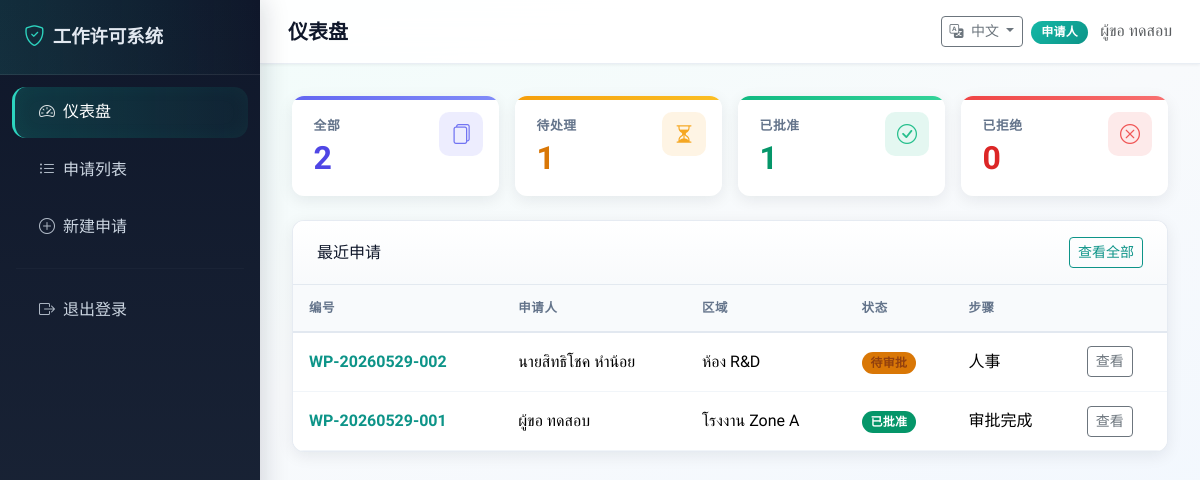
The app's page /dashboard (signed in) with its own data.
### models.py (models this page shows, shortened)
class User(UserMixin, db.Model):
    __tablename__ = "users"
    id = db.Column(db.Integer, primary_key=True)
    username = db.Column(db.String(50), unique=True, nullable=False)
    password_hash = db.Column(db.String(200), nullable=False)
    full_name = db.Column(db.String(100), nullable=False)
    role = db.Column(db.String(30), nullable=False)
    department = db.Column(db.String(100))
    locale = db.Column(db.String(5), default="th")
    @property
    def role_label(self):
        from i18n import t_role
        return t_role(self.role)

class Request(db.Model):
    __tablename__ = "requests"
    id = db.Column(db.Integer, primary_key=True)
    request_no = db.Column(db.String(30), unique=True, nullable=False)
    requester_name = db.Column(db.String(100), nullable=False)
    department = db.Column(db.String(100), nullable=False)
    company_name = db.Column(db.String(150))
    contact_phone = db.Column(db.String(30))
    permit_type = db.Column(db.String(50), nullable=False)
    description = db.Column(db.Text, nullable=False)
    work_area = db.Column(db.String(50), nullable=False)
    work_area_detail = db.Column(db.String(200))
    start_date = db.Column(db.Date, nullable=False)
    end_date = db.Column(db.Date, nullable=False)
    status = db.Column(db.String(20), default="pending")
    current_step = db.Column(db.String(30), default="specialist")
    created_by_id = db.Column(db.Integer, db.ForeignKey("users.id"))
    created_at = db.Column(db.DateTime, default=datetime.utcnow)
    created_by = db.relationship("User", backref="requests")
    approvals = db.relationship(
        "Approval", backref="request", lazy=True, order_by="Approval.approved_at"
    )
    images = db.relationship(
        "RequestImage", backref="request", lazy=True, order_by="RequestImage.uploaded_at"
    )
    security_logs = db.relationship(
        "SecurityLog", backref="request", lazy=True, order_by="SecurityLog.logged_at"
    )
    @property
    def status_badge(self):
        if self.status == "approved":
            return "success"
        if self.status == "rejected":
            return "danger"
        return "warning"
    @property
    def status_label(self):
        from i18n import t_status
        return t_status(self.status)
    @property
    def current_step_label(self):
        from i18n import t_step
        return t_step(self.current_step, self.status)
    @property
    def work_zone_label(self):
        from i18n import t_zone
        return t_zone(self.work_area)
    @property
    def zone_display(self):
        label = self.work_zone_label
        if self.work_area_detail:
            return f"{label} — {self.work_area_detail}"
        return label

### routes/dashboard.py (the view, shortened to what this page needs)
@dashboard_bp.route("/dashboard")
@login_required
def index():
    if current_user.role == "requester":
        my_requests = Request.query.filter_by(created_by_id=current_user.id).all()
        pending = [r for r in my_requests if r.status == "pending"]
        approved = [r for r in my_requests if r.status == "approved"]
        stats = {
            "total": len(my_requests),
            "pending": len(pending),
            "approved": len(approved),
            "rejected": len([r for r in my_requests if r.status == "rejected"]),
        }
    recent = Request.query.order_by(Request.created_at.desc()).limit(8).all()
    return render_template("dashboard.html", stats=stats, recent=recent)

### i18n.py (called while the page is built)
def get_locale():
    if has_request_context():
        locale = session.get("locale")
        if locale in SUPPORTED_LOCALES:
            return locale
        lang = request.args.get("lang")
        if lang in SUPPORTED_LOCALES:
            session["locale"] = lang
            return lang
    return Config.DEFAULT_LOCALE if Config.DEFAULT_LOCALE in SUPPORTED_LOCALES else "th"

def _(key, **kwargs):
    locale = get_locale()
    text = MESSAGES.get(locale, MESSAGES["th"]).get(key)
    if text is None:
        text = MESSAGES["th"].get(key, key)
    if kwargs:
        return text.format(**kwargs)
    return text

def t_status(code):
    return _(f"status.{code}") if code else "-"

def t_role(code):
    return _(f"role.{code}") if code else "-"

def t_step(code, status=None):
    if status == "approved":
        return _("step.completed")
    if status == "rejected":
        return _("step.none")
    return _(f"step.{code}") if code else _("step.none")

def t_zone(code):
    if not code:
        return "-"
    key = f"zone.{code}"
    if key in MESSAGES.get(get_locale(), MESSAGES["th"]):
        return _(key)
    return code

def factory_name():
    locale = get_locale()
    if locale == "zh":
        return Config.FACTORY_NAME_ZH
    if locale == "en":
        return Config.FACTORY_NAME
    return Config.FACTORY_NAME_TH

### templates/dashboard.html (shortened to what this page needs)
{% extends "base.html" %}
{% block page_title %}{{ _('nav.dashboard') }}{% endblock %}
{% block content %}
<div class="row g-3 mb-4">
  <div class="col-6 col-md-3">
    <div class="card stat-card stat-total">
      <div class="card-body">
        <div class="stat-icon"><i class="bi bi-files"></i></div>
        <p class="stat-label">{{ _('dashboard.total') }}</p>
        <h3 class="stat-value">{{ stats.total }}</h3>
      </div>
    </div>
  </div>
  <div class="col-6 col-md-3">
    <div class="card stat-card stat-pending">
      <div class="card-body">
        <div class="stat-icon"><i class="bi bi-hourglass-split"></i></div>
        <p class="stat-label">{{ _('dashboard.pending') }}</p>
        <h3 class="stat-value">{{ stats.pending }}</h3>
      </div>
    </div>
  </div>
  <div class="col-6 col-md-3">
    <div class="card stat-card stat-approved">
      <div class="card-body">
        <div class="stat-icon"><i class="bi bi-check-circle"></i></div>
        <p class="stat-label">{{ _('dashboard.approved') }}</p>
        <h3 class="stat-value">{{ stats.approved }}</h3>
      </div>
    </div>
  </div>
  <div class="col-6 col-md-3">
    <div class="card stat-card stat-rejected">
      <div class="card-body">
        <div class="stat-icon"><i class="bi bi-x-circle"></i></div>
        <p class="stat-label">{{ _('dashboard.rejected') }}</p>
        <h3 class="stat-value">{{ stats.rejected }}</h3>
      </div>
    </div>
  </div>
</div>
<div class="table-card">
  <div class="card-header bg-white py-3 d-flex justify-content-between align-items-center">
    <h6 class="mb-0">{{ _('dashboard.recent') }}</h6>
    <a href="{{ url_for('requests.list_requests') }}" class="btn btn-sm btn-outline-primary">{{ _('dashboard.view_all') }}</a>
  </div>
  <div class="table-responsive">
    <table class="table table-hover mb-0">
      <thead>
        <tr>
          <th>{{ _('request.no') }}</th>
          <th>{{ _('request.requester') }}</th>
          <th>{{ _('request.zone') }}</th>
          <th>{{ _('request.status') }}</th>
          <th>{{ _('request.step') }}</th>
          <th></th>
        </tr>
      </thead>
      <tbody>
        {% for item in recent %}
        <tr>
          <td><strong class="text-primary">{{ item.request_no }}</strong></td>
          <td>{{ item.requester_name }}</td>
          <td>{{ item.zone_display }}</td>
          <td>
            <span class="badge bg-{{ item.status_badge }} badge-status">
              {{ item.status_label }}
            </span>
          </td>
          <td>{{ item.current_step_label }}</td>
          <td>
            <a href="{{ url_for('requests.detail', request_id=item.id) }}"
               class="btn btn-sm btn-outline-secondary">{{ _('request.view') }}</a>
          </td>
        </tr>
        {% else %}
        <tr><td colspan="6" class="text-center text-muted py-4">{{ _('dashboard.no_data') }}</td></tr>
        {% endfor %}
      </tbody>
    </table>
  </div>
</div>
{% endblock %}

### templates/base.html (shortened to what this page needs)
<!DOCTYPE html>
<html lang="{{ get_locale() }}">
<head>
  <link href="https://cdn.jsdelivr.net/npm/bootstrap@5.3.3/dist/css/bootstrap.min.css" rel="stylesheet">
  <link href="https://cdn.jsdelivr.net/npm/bootstrap-icons@1.11.3/font/bootstrap-icons.min.css" rel="stylesheet">
  <link href="{{ url_for('static', filename='css/style.css') }}" rel="stylesheet">
</head>
<body>
{% if current_user.is_authenticated %}
<div class="app-wrapper">
  <aside class="sidebar">
    <div class="sidebar-brand">
      <i class="bi bi-shield-check"></i>
      <span>{{ factory_name() }}</span>
    </div>
    <nav class="nav flex-column py-2">
      <a class="nav-link {% if request.endpoint == 'dashboard.index' %}active{% endif %}"
         href="{{ url_for('dashboard.index') }}">
        <i class="bi bi-speedometer2 me-2"></i> {{ _('nav.dashboard') }}
      </a>
      <a class="nav-link {% if request.endpoint and 'requests' in request.endpoint %}active{% endif %}"
         href="{{ url_for('requests.list_requests') }}">
        <i class="bi bi-list-ul me-2"></i> {{ _('nav.requests') }}
      </a>
      {% if current_user.role in ['requester', 'admin'] %}
      <a class="nav-link {% if request.endpoint == 'requests.create' %}active{% endif %}"
         href="{{ url_for('requests.create') }}">
        <i class="bi bi-plus-circle me-2"></i> {{ _('nav.create') }}
      </a>
      {% endif %}
      <hr class="border-secondary mx-3">
      <a class="nav-link" href="{{ url_for('auth.logout') }}">
        <i class="bi bi-box-arrow-right me-2"></i> {{ _('nav.logout') }}
      </a>
    </nav>
  </aside>
  <div class="main-content">
    <header class="top-navbar d-flex justify-content-between align-items-center flex-wrap gap-2">
      <h5 class="mb-0">{% block page_title %}{{ _('nav.dashboard') }}{% endblock %}</h5>
      <div class="d-flex align-items-center gap-2">
        {% include 'partials/language_switcher.html' %}
        <div class="text-end d-none d-md-block">
          <span class="badge bg-primary">{{ current_user.role_label }}</span>
          <span class="text-muted ms-2">{{ current_user.full_name }}</span>
        </div>
      </div>
    </header>
    <main class="page-content">
      {% block content %}{% endblock %}
    </main>
  </div>
</div>
{% else %}
  {% block guest_content %}{% endblock %}
{% endif %}
</body>
</html>

### records on screen
User: role_label "申请人", full_name "ผู้ขอ ทดสอบ"
Request: request_no "WP-20260529-002", requester_name "นายสิทธิโชค หำน้อย", zone_display "ห้อง R&D", status_label "待审批", current_step_label "人事"
Request: request_no "WP-20260529-001", requester_name "ผู้ขอ ทดสอบ", zone_display "โรงงาน Zone A", status_label "已批准", current_step_label "审批完成"

### other values on screen
{{ factory_name() }} "工作许可系统"
{{ LANGUAGES[get_locale()] }} "中文"
{{ stats.total }} "2"
{{ stats.pending }} "1"
{{ stats.approved }} "1"
{{ stats.rejected }} "0"
